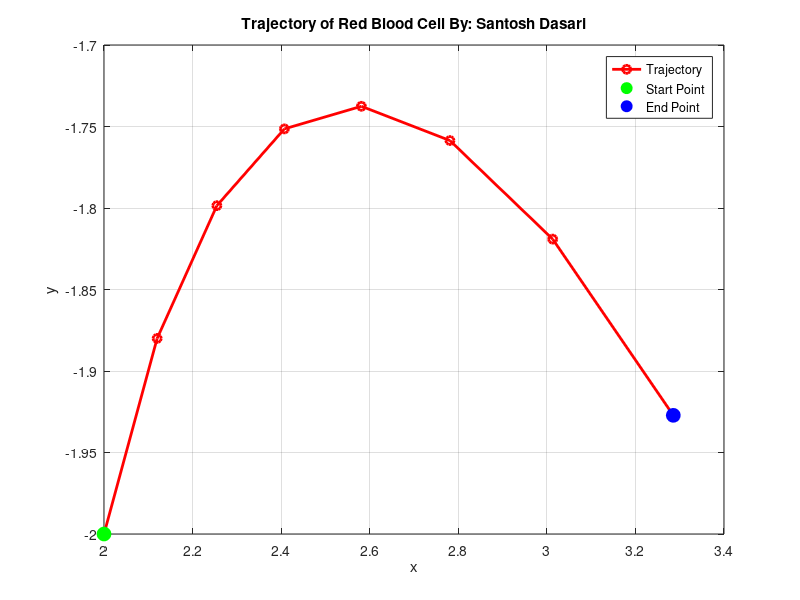

The MATLAB source for this figure:
clear all
clc

% Define the flow field function
v = @(x, y) [3*x^2, 5*y^2 - x^3];

% Initial conditions
x0 = 2;
y0 = -2;
t0 = 0;
tf = 0.07;  % 8 time steps * 0.01 time increment
dt = 0.01;

% Preallocate arrays for x, y, and t
n = round((tf - t0) / dt) + 1;
x = zeros(1, n);
y = zeros(1, n);
t = linspace(t0, tf, n);

% Initial values
x(1) = x0;
y(1) = y0;

% Euler's method for numerical integration
for i = 1:n-1
    velocity = v(x(i), y(i));
    x(i+1) = x(i) + velocity(1) * dt;
    y(i+1) = y(i) + velocity(2) * dt;
end

% Plot the trajectory
figure;
plot(x, y, 'r-o', 'LineWidth', 2);
hold on;
plot(x0, y0, 'go', 'MarkerSize', 10, 'MarkerFaceColor', 'g');  % Start point
plot(x(end), y(end), 'bo', 'MarkerSize', 10, 'MarkerFaceColor', 'b');  % End point
xlabel('x');
ylabel('y');
title('Trajectory of Red Blood Cell By: Santosh Dasari');
grid on;
legend('Trajectory', 'Start Point', 'End Point', 'Location', 'best');

% Display the calculated x,y pairs
disp('Time steps and corresponding x,y coordinates:');
for i = 1:n
    fprintf('t = %.2f, x = %.4f, y = %.4f\n', t(i), x(i), y(i));
end